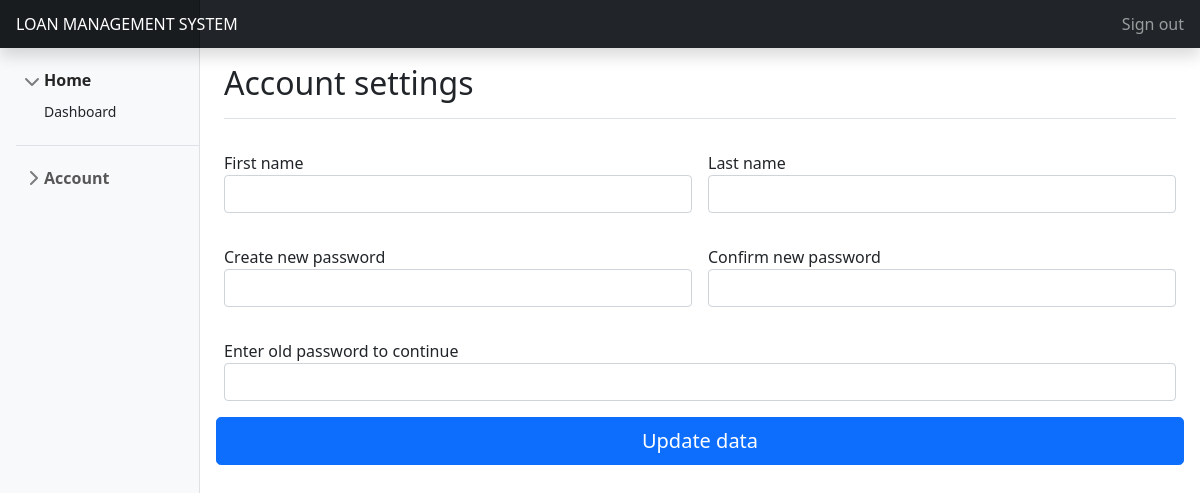
/index.php?url=settings (signed in), run on an earlier commit of the app's database.
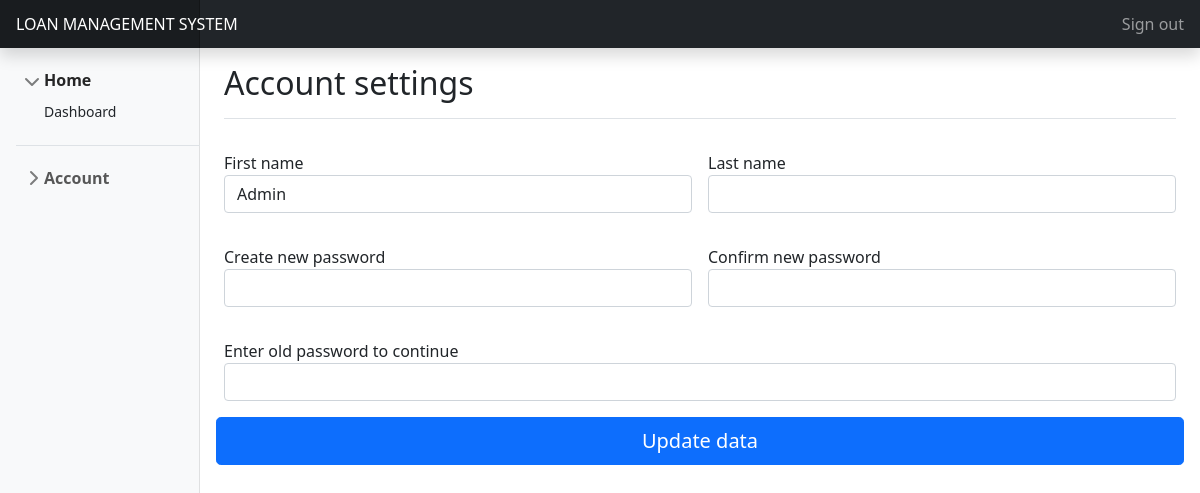
And on a later commit of the database.
### tables this page shows
CREATE TABLE `users` (
  `id` int(11) NOT NULL,
  `firstname` varchar(50) NOT NULL,
  `lastname` varchar(50) NOT NULL,
  `email` varchar(20) NOT NULL,
  `password` varchar(50) DEFAULT NULL,
  `role` varchar(10) NOT NULL
);

### includes/includes.php (called while the page is built, shortened)
<?php
require_once('database.php');
class User extends Database
{
    public function getUser() {
        $sqlQuey = "SELECT * FROM users WHERE email='".$_SESSION['email']."'";
        return $this->getData($sqlQuey);
    }
}

### includes/database.php (called while the page is built, shortened)
<?php
class Database
{
    private $host = 'localhost';
    private $user = 'root';
    private $database = 'mikopo';
    private $password = '';
    protected $dbConnect = false;
    public function __construct() {
        if(!$this->dbConnect) {
            $conn = new mysqli(
                $this->host,
                $this->user,
                $this->password,
                $this->database
            );
        }
        if($conn->connect_error){
            die("Error failed to connect to MySQL: " . $conn->connect_error);
        }else{
            $this->dbConnect = $conn;
        }
    }
    protected function getData($sqlQuery) {
        $result = mysqli_query($this->dbConnect, $sqlQuery);
        if ( $result->num_rows > 0 ) {
            $data = array();
            while ($row = $result->fetch_assoc()) {
                $data[] = $row;
            }
        }
        return @$data;
    }
}

### includes/account-settings.php (the view, shortened to what this page needs)
<?php
if ($_SESSION['role'] == 'member') {
    $userData = $user->getMember();
} else {
    $userData = $user->getUser();
}
?>
<div class="d-flex justify-content-between flex-wrap flex-md-nowrap align-items-center pt-3 pb-2 mb-3 border-bottom">
<h1 class="h2">Account settings</h2>
</div>
<div class="form">
<form method="POST" class=" row g-3">
    <div class="col-md-6 mb-3">
        <label for="floatingInput">First name</label>
        <input type="text" value="<?php echo @$userData[0]['firstname'] ?>" name="firstname" class="form-control" id="floatingInput">
    </div>
    <div class="col-md-6">
        <label for="floatingInput">Last name</label>
        <input type="text" value="<?php echo @$userData[0]['lastname'] ?>" name="lastname" class="form-control" id="floatingInput">
    </div>
    <div class="col-md-6 mb-3">
        <label for="floatingInput">Create new password</label>
        <input type="password" name="password1" class="form-control" id="floatingInput">
    </div>
    <div class="col-md-6">
        <label for="floatingInput">Confirm new password</label>
        <input type="password" name="password2" class="form-control" id="floatingInput">
    </div>
    <div class="">
        <label for="floatingInput">Enter old password to continue</label>
        <input type="password" name="password" class="form-control" id="floatingInput">
    </div>
    <button class="w-100 btn btn-lg btn-primary" type="submit" name="update-user">Update data</button>
</form>
</div>

What changed in the data, as far as the page shows it:
now on this page (row edited): users: firstname "Admin"
